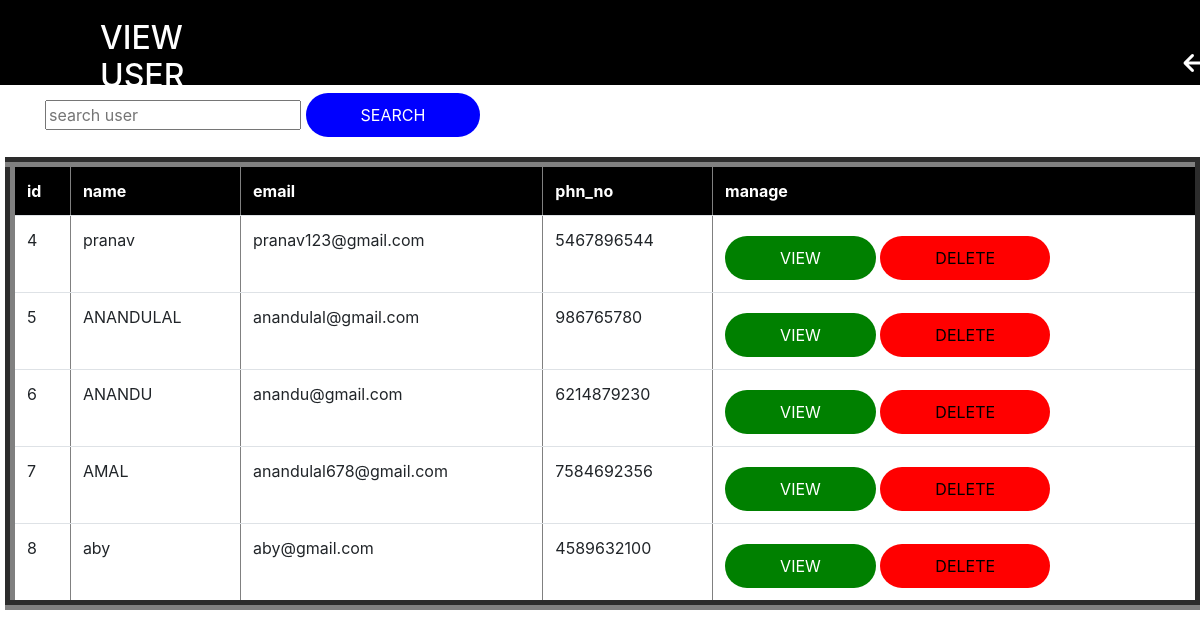
Page /view_user on the committed database.
### app3/models.py (models this page shows)
class user_register(models.Model):
    name=models.CharField(max_length=20)
    email=models.EmailField()
    phn_no=models.IntegerField()
    username=models.CharField(max_length=20)
    password=models.CharField(max_length=20)
    image=models.ImageField()

### app3/views.py (the view)
# urls.py: path('view_user',views.view_user,name='view_user'),
def view_user(re):
    data=user_register.objects.all()
    return render(re,'viewuser.html',{'data':data})

### template/viewuser.html (shortened to what this page needs)
<!DOCTYPE html>
<html lang="en">
<head>
      <link rel="stylesheet" href="https://cdn.jsdelivr.net/npm/bootstrap@4.6.2/dist/css/bootstrap.min.css">
       <link rel="stylesheet" href="https://cdnjs.cloudflare.com/ajax/libs/font-awesome/7.0.0/css/all.min.css">
</head>
<body>
<div id="d1" class="container-fluid text-white ">
    <ul style="display:flex; list-style:none;">
        <li><h2>VIEW USER</h2></li>
         <li style="margin-left:1000px;"> <a href="admin_page"><button id="b4"><i class="fas fa-arrow-left"></i></button></a>
    </ul>
    </div>
<div class="container">
    <form action="search_user" method="post">
    <input type="text" name="n1" id="i" placeholder="search user">
    <button id="b3" type="submit">search</button>
    </form>
 <table border="10"  id="t" class="table table-hover">
     <tr id="t1">
         <th>id</th>
        <th>name</th>
        <th>email</th>
         <th>phn_no</th>
         <th>manage</th>
    </tr>
  {% for i in data %}
    <tr>
        <td>{{i.pk}}</td>
    <td>{{i.name}}</td>
       <td>{{i.email}}</td>
        <td>{{i.phn_no}}</td>
        <td><a href="{% url 'adminview_userprofile' i.id %}"><button id="b1">view</button></a>
        <a href="delete_user/{{i.id}}"><button id="b2">delete</button></a></td>
    </tr>
   {% endfor %}
 </table>
</div>
</body>
</html>

### template/viewuser.html (style rules this page uses)
#d1 { background-color:#000000; height:85px; padding-top:19px; padding-left:60px; display:flex; }
#t1 { background-color:black; color:white; }
#t { width:1200px; margin-top:20px; margin-left:-40px; }
#b1 { margin-top: 8px; border: none; text-transform: uppercase; display: inline-block; padding: 10px 55px; background-color: green; color: white; border-radius: 45px; -webkit-transition: all 0.3s; transition: all 0.3s; border: none; }
#b2 { margin-top: 8px; border: none; text-transform: uppercase; display: inline-block; padding: 10px 55px; background-color: red; color: black; border-radius: 45px; -webkit-transition: all 0.3s; transition: all 0.3s; border: none; }
#b3 { margin-top: 8px; border: none; text-transform: uppercase; display: inline-block; padding: 10px 55px; background-color: blue; color: white; border-radius: 45px; -webkit-transition: all 0.3s; transition: all 0.3s; border: none; }
#b4 { margin-left:-10px; height: 40px; border-radius: 22px; background:transparent; border: none; font-size: 24px; color: #fff; font-weight: bold; margin-top: 25px; }

### rows in the picture
user_register: pk "4", name "pranav", email "pranav123@gmail.com", phn_no "5467896544"
user_register: pk "5", name "ANANDULAL", email "anandulal@gmail.com", phn_no "986765780"
user_register: pk "6", name "ANANDU", email "anandu@gmail.com", phn_no "6214879230"
user_register: pk "7", name "AMAL", email "anandulal678@gmail.com", phn_no "7584692356"
user_register: pk "8", name "aby", email "aby@gmail.com", phn_no "4589632100"
